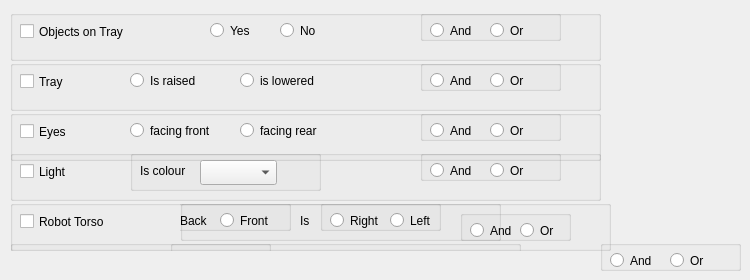
     <widget class="QWidget" name="tab_3">
      <attribute name="title">
       <string>Robot</string>
      </attribute>
      <widget class="QGroupBox" name="groupBox_3">
       <property name="geometry">
        <rect>
         <x>10</x>
         <y>10</y>
         <width>591</width>
         <height>51</height>
        </rect>
       </property>
       <property name="title">
        <string/>
       </property>
       <widget class="QCheckBox" name="diningSofa1CheckBox_2">
        <property name="geometry">
         <rect>
          <x>10</x>
          <y>10</y>
          <width>191</width>
          <height>23</height>
         </rect>
        </property>
        <property name="text">
         <string>Objects on Tray</string>
        </property>
       </widget>
       <widget class="QRadioButton" name="DRS1OccupiedRadioButton_2">
        <property name="geometry">
         <rect>
          <x>200</x>
          <y>10</y>
          <width>99</width>
          <height>21</height>
         </rect>
        </property>
        <property name="text">
         <string>Yes</string>
        </property>
       </widget>
       <widget class="QRadioButton" name="DRS1NotOccupiedRadioButton_2">
        <property name="geometry">
         <rect>
          <x>270</x>
          <y>10</y>
          <width>121</width>
          <height>21</height>
         </rect>
        </property>
        <property name="text">
         <string>No</string>
        </property>
       </widget>
       <widget class="QGroupBox" name="groupBox_6">
        <property name="geometry">
         <rect>
          <x>410</x>
          <y>0</y>
          <width>141</width>
          <height>31</height>
         </rect>
        </property>
        <property name="title">
         <string/>
        </property>
        <widget class="QRadioButton" name="DRS1ANDradioButton_2">
         <property name="geometry">
          <rect>
           <x>10</x>
           <y>10</y>
           <width>61</width>
           <height>21</height>
          </rect>
         </property>
         <property name="text">
          <string>And</string>
         </property>
        </widget>
        <widget class="QRadioButton" name="DRS1ORradioButton_2">
         <property name="geometry">
          <rect>
           <x>70</x>
           <y>10</y>
           <width>61</width>
           <height>21</height>
          </rect>
         </property>
         <property name="text">
          <string>Or</string>
         </property>
        </widget>
       </widget>
      </widget>
      <widget class="QGroupBox" name="groupBox_77">
       <property name="geometry">
        <rect>
         <x>10</x>
         <y>60</y>
         <width>591</width>
         <height>51</height>
        </rect>
       </property>
       <property name="title">
        <string/>
       </property>
       <widget class="QCheckBox" name="diningSofa1CheckBox_4">
        <property name="geometry">
         <rect>
          <x>10</x>
          <y>10</y>
          <width>191</width>
          <height>23</height>
         </rect>
        </property>
        <property name="text">
         <string>Tray</string>
        </property>
       </widget>
       <widget class="QRadioButton" name="DRS1OccupiedRadioButton_4">
        <property name="geometry">
         <rect>
          <x>120</x>
          <y>10</y>
          <width>99</width>
          <height>21</height>
         </rect>
        </property>
        <property name="text">
         <string>Is raised</string>
        </property>
       </widget>
       <widget class="QRadioButton" name="DRS1NotOccupiedRadioButton_4">
        <property name="geometry">
         <rect>
          <x>230</x>
          <y>10</y>
          <width>121</width>
          <height>21</height>
         </rect>
        </property>
        <property name="text">
         <string>is lowered</string>
        </property>
       </widget>
       <widget class="QGroupBox" name="groupBox_84">
        <property name="geometry">
         <rect>
          <x>410</x>
          <y>0</y>
          <width>141</width>
          <height>31</height>
         </rect>
        </property>
        <property name="title">
         <string/>
        </property>
        <widget class="QRadioButton" name="DRS1ANDradioButton_4">
         <property name="geometry">
          <rect>
           <x>10</x>
           <y>10</y>
           <width>61</width>
           <height>21</height>
          </rect>
         </property>
         <property name="text">
          <string>And</string>
         </property>
        </widget>
        <widget class="QRadioButton" name="DRS1ORradioButton_4">
         <property name="geometry">
          <rect>
           <x>70</x>
           <y>10</y>
           <width>61</width>
           <height>21</height>
          </rect>
         </property>
         <property name="text">
          <string>Or</string>
         </property>
        </widget>
       </widget>
      </widget>
      <widget class="QGroupBox" name="groupBox_85">
       <property name="geometry">
        <rect>
         <x>10</x>
         <y>110</y>
         <width>591</width>
         <height>51</height>
        </rect>
       </property>
       <property name="title">
        <string/>
       </property>
       <widget class="QCheckBox" name="diningSofa1CheckBox_5">
        <property name="geometry">
         <rect>
          <x>10</x>
          <y>10</y>
          <width>191</width>
          <height>23</height>
         </rect>
        </property>
        <property name="text">
         <string>Eyes</string>
        </property>
       </widget>
       <widget class="QRadioButton" name="DRS1OccupiedRadioButton_5">
        <property name="geometry">
         <rect>
          <x>120</x>
          <y>10</y>
          <width>99</width>
          <height>21</height>
         </rect>
        </property>
        <property name="text">
         <string>facing front</string>
        </property>
       </widget>
       <widget class="QRadioButton" name="DRS1NotOccupiedRadioButton_5">
        <property name="geometry">
         <rect>
          <x>230</x>
          <y>10</y>
          <width>121</width>
          <height>21</height>
         </rect>
        </property>
        <property name="text">
         <string>facing rear</string>
        </property>
       </widget>
       <widget class="QGroupBox" name="groupBox_86">
        <property name="geometry">
         <rect>
          <x>410</x>
          <y>0</y>
          <width>141</width>
          <height>31</height>
         </rect>
        </property>
        <property name="title">
         <string/>
        </property>
        <widget class="QRadioButton" name="DRS1ANDradioButton_5">
         <property name="geometry">
          <rect>
           <x>10</x>
           <y>10</y>
           <width>61</width>
           <height>21</height>
          </rect>
         </property>
         <property name="text">
          <string>And</string>
         </property>
        </widget>
        <widget class="QRadioButton" name="DRS1ORradioButton_5">
         <property name="geometry">
          <rect>
           <x>70</x>
           <y>10</y>
           <width>61</width>
           <height>21</height>
          </rect>
         </property>
         <property name="text">
          <string>Or</string>
         </property>
        </widget>
       </widget>
      </widget>
      <widget class="QGroupBox" name="groupBox_87">
       <property name="geometry">
        <rect>
         <x>10</x>
         <y>150</y>
         <width>591</width>
         <height>51</height>
        </rect>
       </property>
       <property name="title">
        <string/>
       </property>
       <widget class="QCheckBox" name="diningSofa1CheckBox_7">
        <property name="geometry">
         <rect>
          <x>10</x>
          <y>10</y>
          <width>81</width>
          <height>23</height>
         </rect>
        </property>
        <property name="text">
         <string>Light</string>
        </property>
       </widget>
       <widget class="QGroupBox" name="groupBox_89">
        <property name="geometry">
         <rect>
          <x>410</x>
          <y>0</y>
          <width>141</width>
          <height>31</height>
         </rect>
        </property>
        <property name="title">
         <string/>
        </property>
        <widget class="QRadioButton" name="DRS1ANDradioButton_7">
         <property name="geometry">
          <rect>
           <x>10</x>
           <y>10</y>
           <width>61</width>
           <height>21</height>
          </rect>
         </property>
         <property name="text">
          <string>And</string>
         </property>
        </widget>
        <widget class="QRadioButton" name="DRS1ORradioButton_7">
         <property name="geometry">
          <rect>
           <x>70</x>
           <y>10</y>
           <width>61</width>
           <height>21</height>
          </rect>
         </property>
         <property name="text">
          <string>Or</string>
         </property>
        </widget>
       </widget>
       <widget class="QGroupBox" name="colourGroupBox_2">
        <property name="geometry">
         <rect>
          <x>120</x>
          <y>0</y>
          <width>191</width>
          <height>41</height>
         </rect>
        </property>
        <property name="title">
         <string/>
        </property>
        <widget class="QComboBox" name="colourComboBox_2">
         <property name="geometry">
          <rect>
           <x>70</x>
           <y>10</y>
           <width>77</width>
           <height>25</height>
          </rect>
         </property>
        </widget>
        <widget class="QLabel" name="label_16">
         <property name="geometry">
          <rect>
           <x>10</x>
           <y>10</y>
           <width>51</width>
           <height>21</height>
          </rect>
         </property>
         <property name="text">
          <string>Is colour</string>
         </property>
        </widget>
       </widget>
      </widget>
      <widget class="QGroupBox" name="robotTorsoGroupBox_2">
       <property name="geometry">
        <rect>
         <x>10</x>
         <y>200</y>
         <width>601</width>
         <height>51</height>
        </rect>
       </property>
       <property name="font">
        <font>
         <weight>50</weight>
         <bold>false</bold>
        </font>
       </property>
       <property name="alignment">
        <set>Qt::AlignLeading|Qt::AlignLeft|Qt::AlignVCenter</set>
       </property>
       <widget class="QCheckBox" name="robotTorsoCheckBox_2">
        <property name="geometry">
         <rect>
          <x>10</x>
          <y>10</y>
          <width>101</width>
          <height>23</height>
         </rect>
        </property>
        <property name="text">
         <string>Robot Torso</string>
        </property>
       </widget>
       <widget class="QGroupBox" name="UserLocGroupBox_14">
        <property name="geometry">
         <rect>
          <x>0</x>
          <y>40</y>
          <width>511</width>
          <height>51</height>
         </rect>
        </property>
        <property name="font">
         <font>
          <weight>50</weight>
          <bold>false</bold>
         </font>
        </property>
        <property name="alignment">
         <set>Qt::AlignLeading|Qt::AlignLeft|Qt::AlignVCenter</set>
        </property>
        <widget class="QCheckBox" name="checkBox_8">
         <property name="geometry">
          <rect>
           <x>30</x>
           <y>10</y>
           <width>131</width>
           <height>23</height>
          </rect>
         </property>
         <property name="text">
          <string>Robot Look</string>
         </property>
        </widget>
        <widget class="QGroupBox" name="groupBox_90">
         <property name="geometry">
          <rect>
           <x>160</x>
           <y>0</y>
           <width>101</width>
           <height>31</height>
          </rect>
         </property>
         <property name="title">
          <string/>
         </property>
         <widget class="QRadioButton" name="radioButton_9">
          <property name="geometry">
           <rect>
            <x>10</x>
            <y>10</y>
            <width>99</width>
            <height>21</height>
           </rect>
          </property>
          <property name="text">
           <string>Forwards</string>
          </property>
         </widget>
        </widget>
        <widget class="QRadioButton" name="radioButton_10">
         <property name="geometry">
          <rect>
           <x>270</x>
           <y>10</y>
           <width>151</width>
           <height>21</height>
          </rect>
         </property>
         <property name="text">
          <string>Backwards</string>
         </property>
        </widget>
        <widget class="QGroupBox" name="UserLocGroupBox_15">
         <property name="geometry">
          <rect>
           <x>0</x>
           <y>40</y>
           <width>511</width>
           <height>51</height>
          </rect>
         </property>
         <property name="font">
          <font>
           <weight>50</weight>
           <bold>false</bold>
          </font>
         </property>
         <property name="alignment">
          <set>Qt::AlignLeading|Qt::AlignLeft|Qt::AlignVCenter</set>
         </property>
         <widget class="QCheckBox" name="checkBox_10">
          <property name="geometry">
           <rect>
            <x>30</x>
            <y>10</y>
            <width>131</width>
            <height>23</height>
           </rect>
          </property>
          <property name="text">
           <string>Robot Look</string>
          </property>
         </widget>
         <widget class="QGroupBox" name="groupBox_91">
          <property name="geometry">
           <rect>
            <x>160</x>
            <y>0</y>
            <width>101</width>
            <height>31</height>
           </rect>
          </property>
          <property name="title">
           <string/>
          </property>
          <widget class="QRadioButton" name="radioButton_11">
           <property name="geometry">
            <rect>
             <x>10</x>
             <y>10</y>
             <width>99</width>
             <height>21</height>
            </rect>
           </property>
           <property name="text">
            <string>Forwards</string>
           </property>
          </widget>
         </widget>
         <widget class="QRadioButton" name="radioButton_12">
          <property name="geometry">
           <rect>
            <x>270</x>
            <y>10</y>
            <width>151</width>
            <height>21</height>
           </rect>
          </property>
          <property name="text">
           <string>Backwards</string>
          </property>
         </widget>
        </widget>
       </widget>
       <widget class="QGroupBox" name="TorsoGroupBox_2">
        <property name="geometry">
         <rect>
          <x>170</x>
          <y>0</y>
          <width>321</width>
          <height>41</height>
         </rect>
        </property>
        <property name="title">
         <string/>
        </property>
        <widget class="QGroupBox" name="TorsoBFGroupBox_2">
         <property name="geometry">
          <rect>
           <x>-60</x>
           <y>0</y>
           <width>171</width>
           <height>31</height>
          </rect>
         </property>
         <property name="title">
          <string/>
         </property>
         <widget class="QRadioButton" name="torsoLookBackRadioButton_2">
          <property name="geometry">
           <rect>
            <x>40</x>
            <y>10</y>
            <width>61</width>
            <height>21</height>
           </rect>
          </property>
          <property name="text">
           <string>Back</string>
          </property>
          <property name="autoExclusive">
           <bool>false</bool>
          </property>
         </widget>
         <widget class="QRadioButton" name="torsoLookForwardRadioButton_2">
          <property name="geometry">
           <rect>
            <x>100</x>
            <y>10</y>
            <width>61</width>
            <height>21</height>
           </rect>
          </property>
          <property name="text">
           <string>Front</string>
          </property>
          <property name="autoExclusive">
           <bool>false</bool>
          </property>
         </widget>
         <widget class="QLabel" name="label_17">
          <property name="geometry">
           <rect>
            <x>20</x>
            <y>10</y>
            <width>16</width>
            <height>16</height>
           </rect>
          </property>
          <property name="text">
           <string>Is</string>
          </property>
         </widget>
        </widget>
        <widget class="QGroupBox" name="TorsoLRGroupBox_2">
         <property name="geometry">
          <rect>
           <x>140</x>
           <y>0</y>
           <width>121</width>
           <height>31</height>
          </rect>
         </property>
         <property name="title">
          <string/>
         </property>
         <widget class="QRadioButton" name="torsoLookRightRadioButton_2">
          <property name="geometry">
           <rect>
            <x>10</x>
            <y>10</y>
            <width>61</width>
            <height>21</height>
           </rect>
          </property>
          <property name="text">
           <string>Right</string>
          </property>
          <property name="autoExclusive">
           <bool>false</bool>
          </property>
         </widget>
         <widget class="QRadioButton" name="torsoLookLeftRadioButton_2">
          <property name="geometry">
           <rect>
            <x>70</x>
            <y>10</y>
            <width>71</width>
            <height>21</height>
           </rect>
          </property>
          <property name="text">
           <string>Left</string>
          </property>
          <property name="autoExclusive">
           <bool>false</bool>
          </property>
         </widget>
        </widget>
        <widget class="QLabel" name="label_18">
         <property name="geometry">
          <rect>
           <x>120</x>
           <y>10</y>
           <width>31</width>
           <height>21</height>
          </rect>
         </property>
         <property name="text">
          <string>Is</string>
         </property>
        </widget>
       </widget>
       <widget class="QGroupBox" name="groupBox_93">
        <property name="geometry">
         <rect>
          <x>450</x>
          <y>10</y>
          <width>111</width>
          <height>31</height>
         </rect>
        </property>
        <property name="title">
         <string/>
        </property>
        <widget class="QRadioButton" name="DRS1ANDradioButton_9">
         <property name="geometry">
          <rect>
           <x>10</x>
           <y>10</y>
           <width>61</width>
           <height>21</height>
          </rect>
         </property>
         <property name="text">
          <string>And</string>
         </property>
        </widget>
        <widget class="QRadioButton" name="DRS1ORradioButton_9">
         <property name="geometry">
          <rect>
           <x>60</x>
           <y>10</y>
           <width>61</width>
           <height>21</height>
          </rect>
         </property>
         <property name="text">
          <string>Or</string>
         </property>
        </widget>
       </widget>
      </widget>
      <widget class="QGroupBox" name="groupBox_92">
       <property name="geometry">
        <rect>
         <x>600</x>
         <y>240</y>
         <width>141</width>
         <height>31</height>
        </rect>
       </property>
       <property name="title">
        <string/>
       </property>
       <widget class="QRadioButton" name="DRS1ANDradioButton_8">
        <property name="geometry">
         <rect>
          <x>10</x>
          <y>10</y>
          <width>61</width>
          <height>21</height>
         </rect>
        </property>
        <property name="text">
         <string>And</string>
        </property>
       </widget>
       <widget class="QRadioButton" name="DRS1ORradioButton_8">
        <property name="geometry">
         <rect>
          <x>70</x>
          <y>10</y>
          <width>61</width>
          <height>21</height>
         </rect>
        </property>
        <property name="text">
         <string>Or</string>
        </property>
       </widget>
      </widget>
     </widget>
